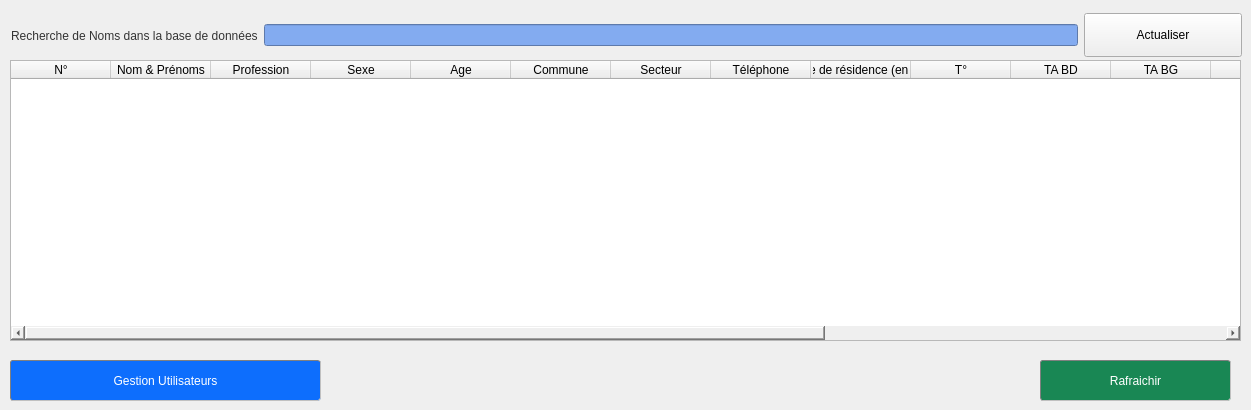
    <widget class="QWidget" name="patient_tab">
     <attribute name="title">
      <string>Informations de Tous les Patients</string>
     </attribute>
     <widget class="QTableWidget" name="restitute_tbl">
      <property name="geometry">
       <rect>
        <x>10</x>
        <y>60</y>
        <width>1231</width>
        <height>281</height>
       </rect>
      </property>
      <property name="sizePolicy">
       <sizepolicy hsizetype="Expanding" vsizetype="Expanding">
        <horstretch>0</horstretch>
        <verstretch>0</verstretch>
       </sizepolicy>
      </property>
      <property name="styleSheet">
       <string notr="true">border-color: rgb(131, 171, 240);</string>
      </property>
      <property name="autoScrollMargin">
       <number>12</number>
      </property>
      <property name="columnCount">
       <number>18</number>
      </property>
      <attribute name="horizontalHeaderCascadingSectionResizes">
       <bool>true</bool>
      </attribute>
      <attribute name="verticalHeaderCascadingSectionResizes">
       <bool>true</bool>
      </attribute>
      <attribute name="verticalHeaderDefaultSectionSize">
       <number>30</number>
      </attribute>
      <column>
       <property name="text">
        <string>N°</string>
       </property>
      </column>
      <column>
       <property name="text">
        <string>Nom &amp; Prénoms</string>
       </property>
      </column>
      <column>
       <property name="text">
        <string>Profession</string>
       </property>
      </column>
      <column>
       <property name="text">
        <string>Sexe</string>
       </property>
      </column>
      <column>
       <property name="text">
        <string>Age</string>
       </property>
      </column>
      <column>
       <property name="text">
        <string>Commune</string>
       </property>
      </column>
      <column>
       <property name="text">
        <string>Secteur</string>
       </property>
      </column>
      <column>
       <property name="text">
        <string>Téléphone</string>
       </property>
      </column>
      <column>
       <property name="text">
        <string>Zone de résidence (en Km)</string>
       </property>
      </column>
      <column>
       <property name="text">
        <string>T°</string>
       </property>
      </column>
      <column>
       <property name="text">
        <string>TA BD</string>
       </property>
      </column>
      <column>
       <property name="text">
        <string>TA BG</string>
       </property>
      </column>
      <column>
       <property name="text">
        <string>BG</string>
       </property>
      </column>
      <column>
       <property name="text">
        <string>Poids</string>
       </property>
      </column>
      <column>
       <property name="text">
        <string>Diagnostic</string>
       </property>
      </column>
      <column>
       <property name="text">
        <string>Traitements</string>
       </property>
      </column>
      <column>
       <property name="text">
        <string>Observations</string>
       </property>
      </column>
      <column>
       <property name="text">
        <string>Date et Heure</string>
       </property>
      </column>
     </widget>
     <widget class="QPushButton" name="refresh_btn">
      <property name="geometry">
       <rect>
        <x>1040</x>
        <y>360</y>
        <width>191</width>
        <height>41</height>
       </rect>
      </property>
      <property name="styleSheet">
       <string notr="true">QPushButton{
	background-color:  rgb(25, 135, 84);
	border-radius: 3px;
	color: white;
	border: 1px inset gray;
	font: 16pt &quot;Century Gothic&quot;;
}

QPushButton:hover{
	background-color: #adc4ad;
border-radius: 3px;
	border: 1px inset gray;
	color: black;
	font: 16pt &quot;Century Gothic&quot;;
}</string>
      </property>
      <property name="text">
       <string>Rafraichir</string>
      </property>
     </widget>
     <widget class="QWidget" name="horizontalLayoutWidget_3">
      <property name="geometry">
       <rect>
        <x>11</x>
        <y>10</y>
        <width>1231</width>
        <height>51</height>
       </rect>
      </property>
      <layout class="QHBoxLayout" name="horizontalLayout_3">
       <item>
        <widget class="QLabel" name="search_lbl">
         <property name="styleSheet">
          <string notr="true">font: 10pt &quot;Century Gothic&quot;;
color: rgba(51, 51, 51);</string>
         </property>
         <property name="text">
          <string>Recherche de Noms dans la base de données</string>
         </property>
        </widget>
       </item>
       <item>
        <widget class="QLineEdit" name="search_lineEdit">
         <property name="styleSheet">
          <string notr="true">color: rgb(255, 255, 255);
background-color: rgb(131, 171, 240);
</string>
         </property>
        </widget>
       </item>
       <item>
        <widget class="QPushButton" name="search_btn">
         <property name="styleSheet">
          <string notr="true">width: 150px;
height: 36px;</string>
         </property>
         <property name="text">
          <string>Actualiser</string>
         </property>
        </widget>
       </item>
      </layout>
     </widget>
     <widget class="QPushButton" name="manage_users_btn">
      <property name="geometry">
       <rect>
        <x>10</x>
        <y>360</y>
        <width>311</width>
        <height>41</height>
       </rect>
      </property>
      <property name="styleSheet">
       <string notr="true">QPushButton{
	background-color:  rgb(13,110,253);
	border-radius: 3px;
	color: white;
	border: 1px inset gray;
	font: 16pt &quot;Century Gothic&quot;;
}

QPushButton:hover{
	background-color: rgb(13,202,240);
border-radius: 3px;
	border: 1px inset gray;
	color: black;
	font: 16pt &quot;Century Gothic&quot;;
}</string>
      </property>
      <property name="text">
       <string>Gestion Utilisateurs</string>
      </property>
     </widget>
    </widget>
